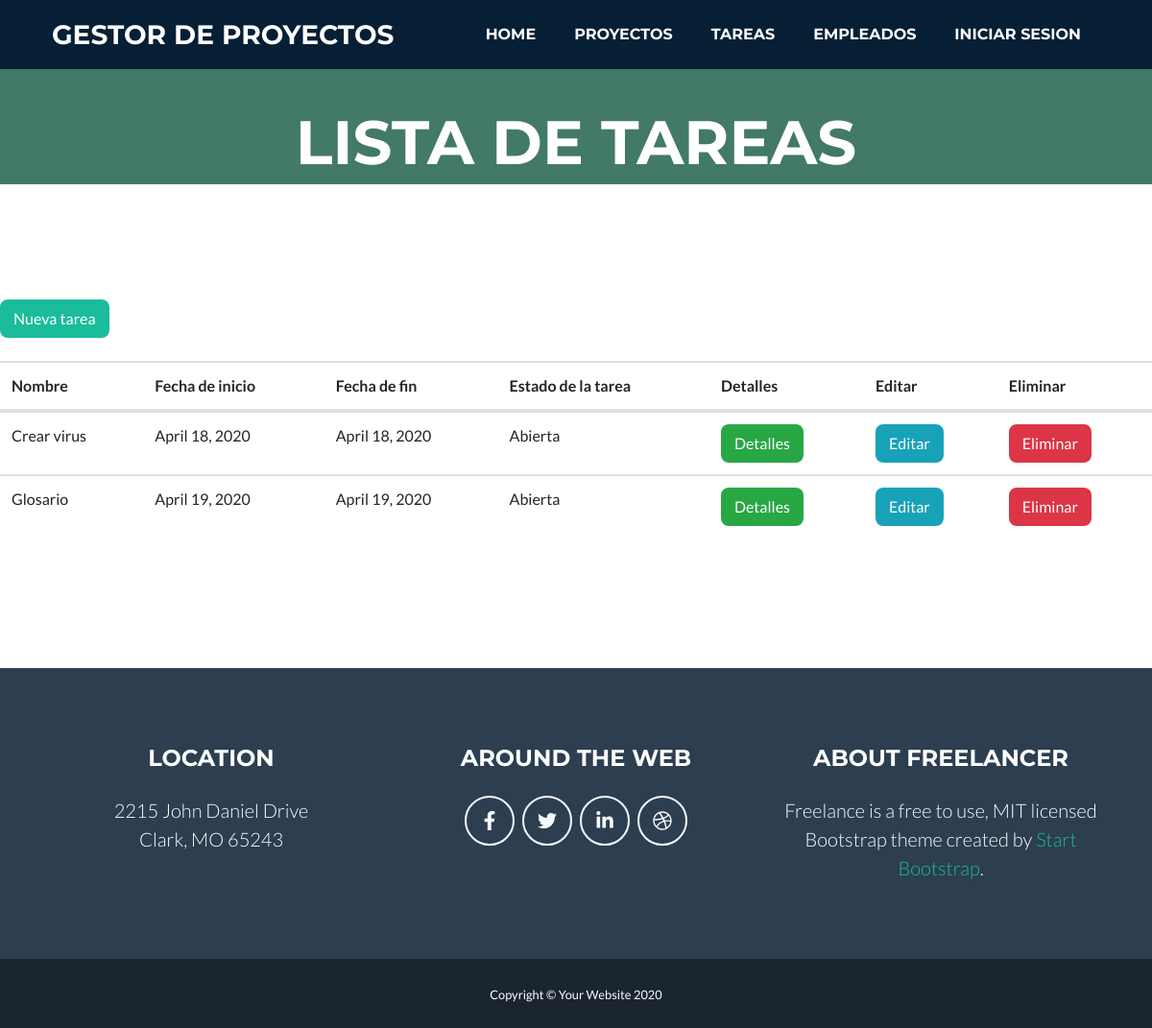
The app's page /appGestorProyectos/tareas/, older data.
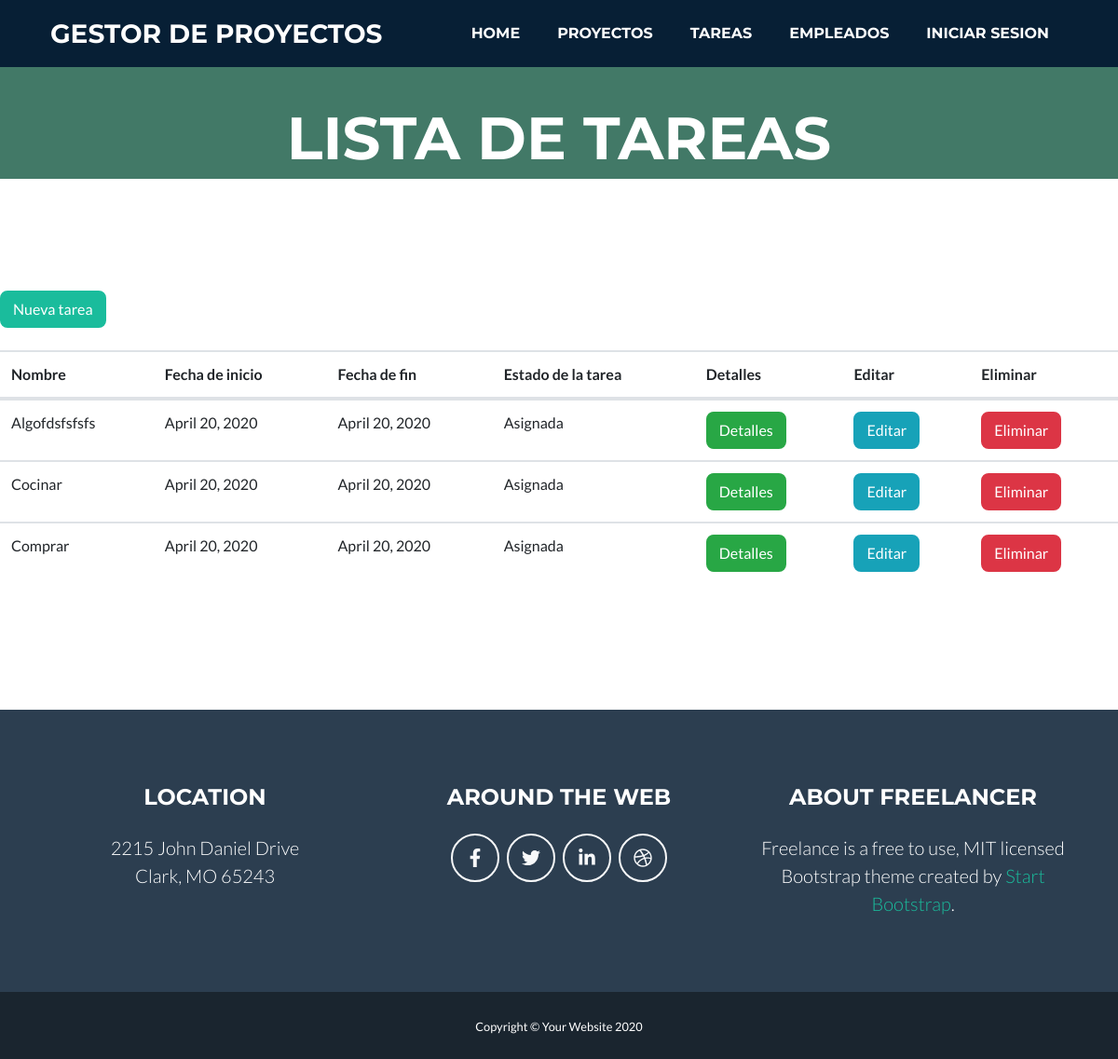
The same page, newer data.
### appGestorProyectos/models.py (models this page shows, shortened)
class Tarea(models.Model):
    nombre = models.CharField(max_length=50)
    descripcion = models.TextField(max_length=200)
    fecha_inicio = models.DateField(("Date"), default=date.today)
    fecha_fin = models.DateField(("Date"), default=date.today)
    responsable = models.ForeignKey(Empleado, on_delete=models.CASCADE, default="")
    nivel_prioridad = models.IntegerField(default=0)
    notas = models.TextField(max_length=300)
    estado_tarea_choices = (
        ('', ''),
        ('Abierta', 'Abierta'),
        ('Asignada', 'Asignada'),
        ('En proceso', 'En proceso'),
        ('Finalizada', 'Finalizada'),
    )
    estado_tarea = models.CharField(choices=estado_tarea_choices, default='', max_length=20)

### appGestorProyectos/views.py (the view)
# urls.py: path('tareas/', views.TareaListView.as_view(), name='tarea_list'),
class TareaListView(ListView):
    model = Tarea
    queryset = Tarea.objects.order_by('nombre')
    template_name = "tarea_list.html"
    def get_context_data(self, **kwargs):
        context = super(TareaListView, self).get_context_data(**kwargs)
        context['titulo_pagina'] = 'Listado de tareas'
        return context

### appGestorProyectos/templates/tarea_list.html
{% extends 'index.html' %}
{% load static %}
{% block header %}
    <header class="masthead bg-primary text-white text-center">
        <div class="container d-flex align-items-center flex-column">
            <h1 class="masthead-heading text-uppercase mb-0">Lista de tareas</h1>
        </div>
    </header>
{% endblock %}
{% block main %}
<br>
<a class="btn btn-primary" href="{% url 'tarea_form' %}">Nueva tarea</a>
<br>
<br>
<div>
    <table class="table">
        <thead>
            <tr>
                <th>Nombre</th>
                <th>Fecha de inicio</th>
                <th>Fecha de fin</th>
                <th>Estado de la tarea</th>
                <th>Detalles</th>
                <th>Editar</th>
                <th>Eliminar</th>
            </tr>
        </thead>
        <tbody>
            {% for tarea in tarea_list %}
            <tr>
                <td>{{ tarea.nombre }}</td>
                <td>{{ tarea.fecha_inicio }}</td>
                <td>{{ tarea.fecha_fin }}</td>
                <td>{{ tarea.estado_tarea }}</td>
                <td><a class="btn btn-success" href="{% url 'tarea' tarea.id %}">Detalles</a> </td>
                <td><a class="btn btn-info" href="{% url 'tarea_update' tarea.id %}">Editar</a> </td>
                <td><a class="btn btn-danger" href="{% url 'tarea_delete' tarea.id %}">Eliminar</a> </td>
            </tr>
            {% endfor %}
        </tbody>
    </table>
    <br>
</div>
{% endblock %}

Row changes from the older to the newer data that the page shows:
removed Tarea: nombre "Crear virus", fecha_inicio "April 18, 2020", fecha_fin "April 18, 2020", estado_tarea "Abierta"
removed Tarea: nombre "Glosario", fecha_inicio "April 19, 2020", fecha_fin "April 19, 2020", estado_tarea "Abierta"
added Tarea: nombre "Algofdsfsfsfs", fecha_inicio "April 20, 2020", fecha_fin "April 20, 2020", estado_tarea "Asignada"
added Tarea: nombre "Cocinar", fecha_inicio "April 20, 2020", fecha_fin "April 20, 2020", estado_tarea "Asignada"
added Tarea: nombre "Comprar", fecha_inicio "April 20, 2020", fecha_fin "April 20, 2020", estado_tarea "Asignada"
